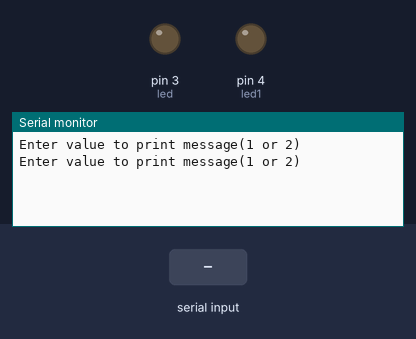
Recording of a sketch running on a simulated Arduino Uno, built with avr-gcc and run on an emulated ATmega328P. Parts: output pins drawn as LEDs (lit = HIGH), the last lines printed to the serial monitor. The inputs (shaded band) are chosen by the test bench.

Above: at 1.2 s.
1.3 s: "1" received over Serial
At 2.16 s:
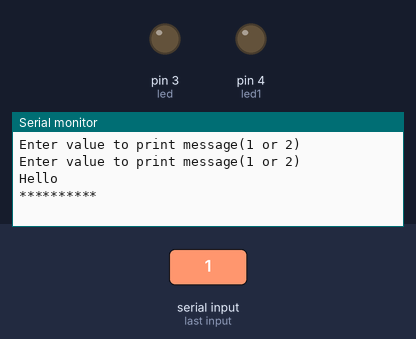
3.5 s: "2" received over Serial
At 4.36 s:
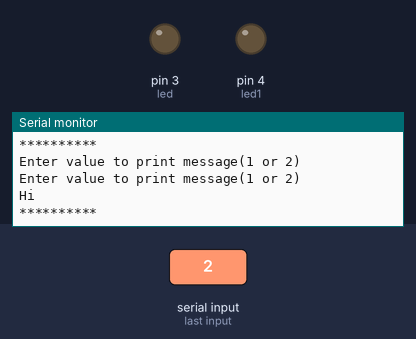

The sketch:

bluetooth_messenger.ino
```cpp
char x;
int y;
int led = 3;
int led1 = 4;
String code;

void setup()
{
  pinMode(led, OUTPUT);
  pinMode(led1, OUTPUT);
  Serial.begin(9600);
  code = "";
}


void loop()
{
  while (Serial.available() > 0)
  {
    x = Serial.read();
    code = code + x ;
  }
  /*if(code==" ")
  {
  Serial.println("Please enter a value");
  delay(200);
  code= "";
  }*/
   if(code=="1")
  {
  Serial.println("Hello");
  Serial.println("**********");
  delay(200);
  code= "";
  }
  else if(code=="2")
  {
  Serial.println("Hi");
  Serial.println("**********");
  delay(200);
  code= "";
  }
  else
  {
    Serial.println("Enter value to print message(1 or 2)");
    delay(1000);
  }
}
```

Measured:
- after the input at 1.3 s, the serial monitor: prints a new line after 0.70 s (image 1)
- after the input at 3.5 s, the serial monitor: prints a new line after 0.70 s (image 2)
